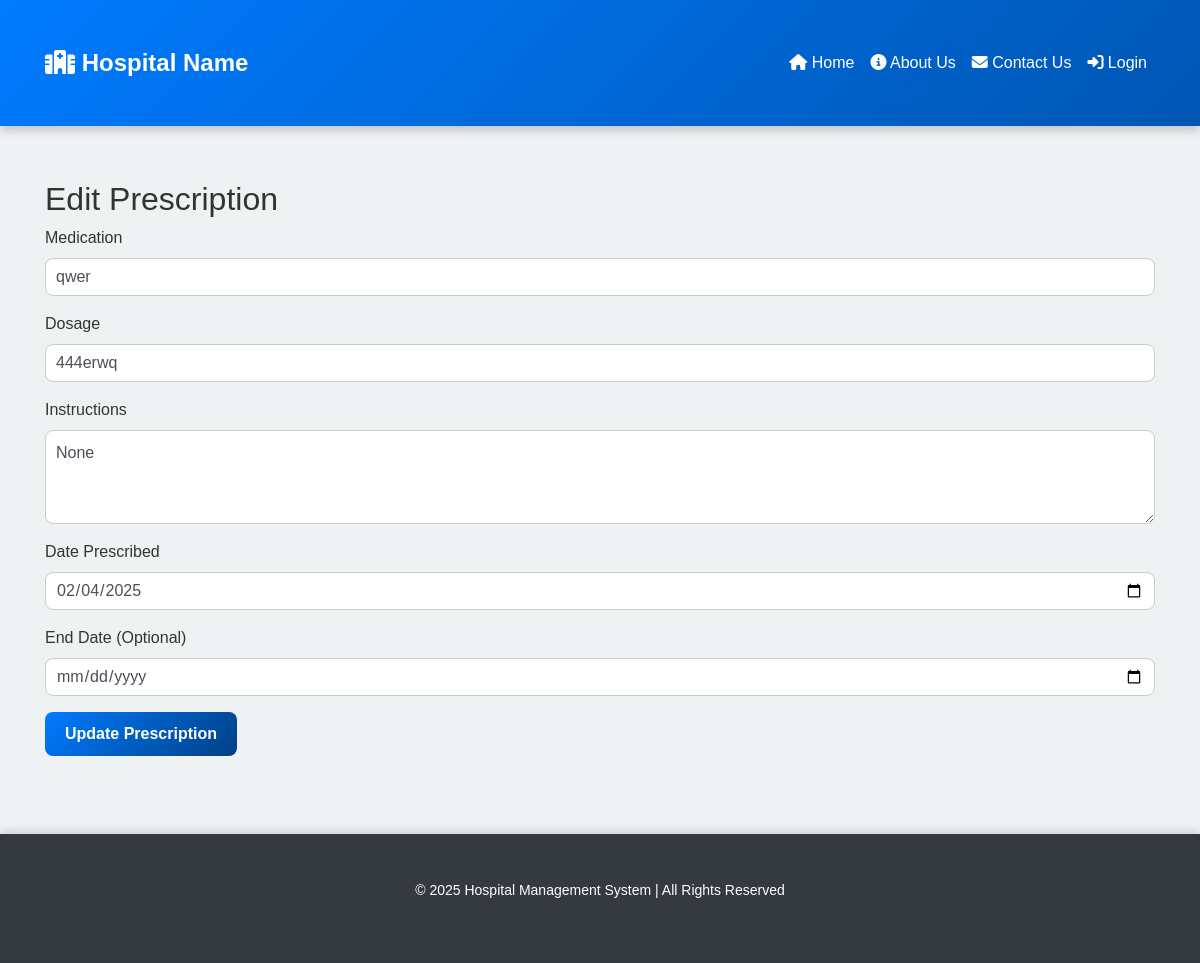
Page /doctor/prescription/edit/1 on the committed database.
### app/models.py (models this page shows)
class Prescription(db.Model):
    __tablename__ = 'prescription'
    id = db.Column(db.Integer, primary_key=True)
    patient_id = db.Column(db.Integer, db.ForeignKey('patient.id'), nullable=False)
    doctor_id = db.Column(db.Integer, db.ForeignKey('doctor.id'), nullable=False)
    medicine_name = db.Column(db.String(100), nullable=False)
    dosage = db.Column(db.String(100), nullable=False)
    instructions = db.Column(db.Text, nullable=True)
    date_prescribed = db.Column(db.DateTime, default=datetime.utcnow)
    end_date = db.Column(db.DateTime, nullable=True)
    patient = db.relationship('Patient', back_populates='prescriptions')
    doctor = db.relationship('Doctor', back_populates='prescriptions')

### app/routes.py (the view, shortened to what this page needs)
@doctor_routes.route('/prescription/edit/<int:prescription_id>', methods=['GET', 'POST'])
def edit_prescription(prescription_id):
    prescription = Prescription.query.get_or_404(prescription_id)
    return render_template('edit_prescription.html', prescription=prescription)

### app/templates/edit_prescription.html
{% extends "base.html" %}
{% block content %}
<h2>Edit Prescription</h2>
<form method="POST">
    <div class="form-group">
        <label for="medication">Medication</label>
        <input type="text" class="form-control" id="medication" name="medication" value="{{ prescription.medicine_name }}" required>
    </div>
    <div class="form-group">
        <label for="dosage">Dosage</label>
        <input type="text" class="form-control" id="dosage" name="dosage" value="{{ prescription.dosage }}" required>
    </div>
    <div class="form-group">
        <label for="instructions">Instructions</label>
        <textarea class="form-control" id="instructions" name="instructions" rows="3">{{ prescription.instructions }}</textarea>
    </div>
    <div class="form-group">
        <label for="date_prescribed">Date Prescribed</label>
        <input type="date" class="form-control" id="date_prescribed" name="date_prescribed" value="{{ prescription.date_prescribed.strftime('%Y-%m-%d') }}" required>
    </div>
    <div class="form-group">
        <label for="end_date">End Date (Optional)</label>
        <input type="date" class="form-control" id="end_date" name="end_date" value="{{ prescription.end_date.strftime('%Y-%m-%d') if prescription.end_date else '' }}">
    </div>
    <button type="submit" class="btn btn-primary">Update Prescription</button>
</form>
{% endblock %}

### app/static/css/styles.css (style rules this page uses)
body { font-family: 'Poppins', sans-serif; background-color: #eef2f3; color: #333; margin: 0; padding: 0; }
.btn-primary { background: linear-gradient(135deg, #007bff, #004085); border: none; font-size: 16px; font-weight: 600; padding: 10px 20px; transition: all 0.3s ease-in-out; border-radius: 8px; }
.form-control { border-radius: 8px; border: 1px solid #ccc; padding: 10px; transition: all 0.3s ease-in-out; }

### rows in the picture
Prescription: medication "qwer", dosage "444erwq", instructions "None", date_prescribed "02/04/2025"
